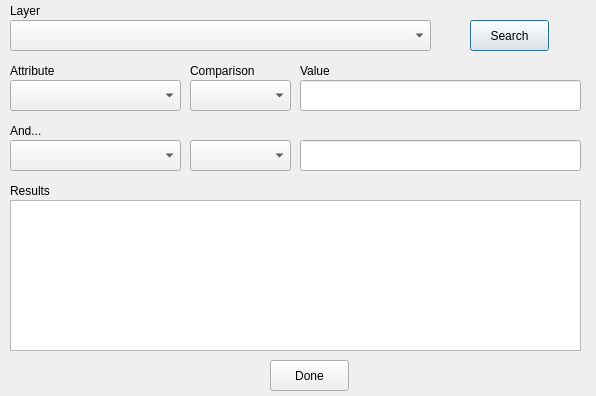
<?xml version="1.0" encoding="UTF-8"?>
<ui version="4.0">
 <class>mmqgis_search_form</class>
 <widget class="QDialog" name="mmqgis_search_form">
  <property name="windowModality">
   <enum>Qt::ApplicationModal</enum>
  </property>
  <property name="enabled">
   <bool>true</bool>
  </property>
  <property name="geometry">
   <rect>
    <x>0</x>
    <y>0</y>
    <width>596</width>
    <height>396</height>
   </rect>
  </property>
  <property name="mouseTracking">
   <bool>false</bool>
  </property>
  <property name="windowTitle">
   <string>Search</string>
  </property>
  <widget class="QListWidget" name="results">
   <property name="geometry">
    <rect>
     <x>10</x>
     <y>200</y>
     <width>571</width>
     <height>151</height>
    </rect>
   </property>
   <property name="selectionMode">
    <enum>QAbstractItemView::ExtendedSelection</enum>
   </property>
  </widget>
  <widget class="QLabel" name="label_5">
   <property name="geometry">
    <rect>
     <x>10</x>
     <y>180</y>
     <width>121</width>
     <height>22</height>
    </rect>
   </property>
   <property name="text">
    <string>Results</string>
   </property>
  </widget>
  <widget class="QPushButton" name="donebutton">
   <property name="geometry">
    <rect>
     <x>270</x>
     <y>360</y>
     <width>79</width>
     <height>31</height>
    </rect>
   </property>
   <property name="text">
    <string>Done</string>
   </property>
   <property name="autoDefault">
    <bool>false</bool>
   </property>
  </widget>
  <widget class="QComboBox" name="searchlayer">
   <property name="geometry">
    <rect>
     <x>10</x>
     <y>20</y>
     <width>421</width>
     <height>31</height>
    </rect>
   </property>
  </widget>
  <widget class="QLabel" name="label_4">
   <property name="geometry">
    <rect>
     <x>10</x>
     <y>0</y>
     <width>121</width>
     <height>22</height>
    </rect>
   </property>
   <property name="text">
    <string>Layer</string>
   </property>
  </widget>
  <widget class="QPushButton" name="search">
   <property name="geometry">
    <rect>
     <x>470</x>
     <y>20</y>
     <width>79</width>
     <height>31</height>
    </rect>
   </property>
   <property name="text">
    <string>Search</string>
   </property>
  </widget>
  <widget class="QLabel" name="label_3">
   <property name="geometry">
    <rect>
     <x>10</x>
     <y>60</y>
     <width>131</width>
     <height>22</height>
    </rect>
   </property>
   <property name="text">
    <string>Attribute</string>
   </property>
  </widget>
  <widget class="QComboBox" name="attribute1">
   <property name="geometry">
    <rect>
     <x>10</x>
     <y>80</y>
     <width>171</width>
     <height>31</height>
    </rect>
   </property>
  </widget>
  <widget class="QLabel" name="label_6">
   <property name="geometry">
    <rect>
     <x>190</x>
     <y>60</y>
     <width>101</width>
     <height>22</height>
    </rect>
   </property>
   <property name="text">
    <string>Comparison</string>
   </property>
  </widget>
  <widget class="QComboBox" name="comparison1">
   <property name="geometry">
    <rect>
     <x>190</x>
     <y>80</y>
     <width>101</width>
     <height>31</height>
    </rect>
   </property>
  </widget>
  <widget class="QLabel" name="label_7">
   <property name="geometry">
    <rect>
     <x>300</x>
     <y>60</y>
     <width>71</width>
     <height>22</height>
    </rect>
   </property>
   <property name="text">
    <string>Value</string>
   </property>
  </widget>
  <widget class="QLineEdit" name="value1">
   <property name="geometry">
    <rect>
     <x>300</x>
     <y>80</y>
     <width>281</width>
     <height>31</height>
    </rect>
   </property>
  </widget>
  <widget class="QComboBox" name="comparison2">
   <property name="geometry">
    <rect>
     <x>190</x>
     <y>140</y>
     <width>101</width>
     <height>31</height>
    </rect>
   </property>
  </widget>
  <widget class="QLineEdit" name="value2">
   <property name="geometry">
    <rect>
     <x>300</x>
     <y>140</y>
     <width>281</width>
     <height>31</height>
    </rect>
   </property>
  </widget>
  <widget class="QComboBox" name="attribute2">
   <property name="geometry">
    <rect>
     <x>10</x>
     <y>140</y>
     <width>171</width>
     <height>31</height>
    </rect>
   </property>
  </widget>
  <widget class="QLabel" name="label_8">
   <property name="geometry">
    <rect>
     <x>10</x>
     <y>120</y>
     <width>131</width>
     <height>22</height>
    </rect>
   </property>
   <property name="text">
    <string>And...</string>
   </property>
  </widget>
 </widget>
 <tabstops>
  <tabstop>searchlayer</tabstop>
  <tabstop>search</tabstop>
  <tabstop>attribute1</tabstop>
  <tabstop>comparison1</tabstop>
  <tabstop>value1</tabstop>
  <tabstop>attribute2</tabstop>
  <tabstop>comparison2</tabstop>
  <tabstop>value2</tabstop>
  <tabstop>results</tabstop>
  <tabstop>donebutton</tabstop>
 </tabstops>
 <resources/>
 <connections/>
</ui>
